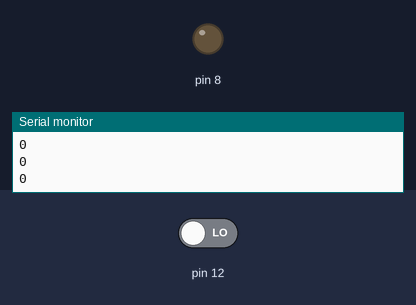
The sketch below on a simulated Arduino Uno, built with avr-gcc and run on an emulated ATmega328P. Shown: output pins drawn as LEDs (lit = HIGH), the last lines printed to the serial monitor. The test bench sets the inputs (shaded band); at power-on: pin 12 LOW.

Above: at 1.2 s.
1.3 s: pin 12 driven HIGH
At 1.7 s:
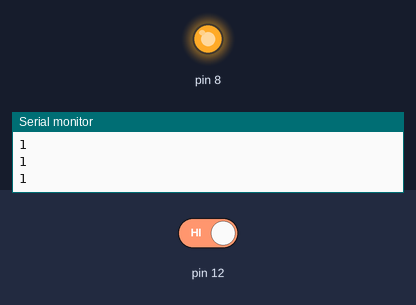
2.8 s: pin 12 driven LOW
At 4.2 s:
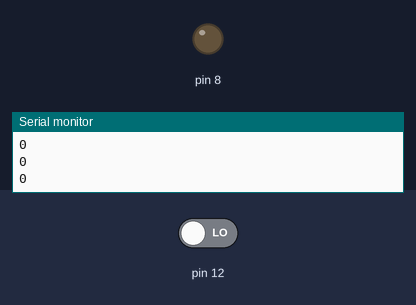
Timing chart, 0 to 5.8 s (numbered marks = the images above; inputs shaded):
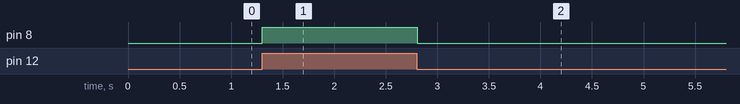

The sketch:

testCode.ino
```cpp
void setup() {
  // put your setup code here, to run once:
  pinMode(12,INPUT);
  pinMode(8,OUTPUT);
  Serial.begin(9600);

}

void loop() {

  while(1){
    Serial.println(digitalRead(12));
    delay(10);
      if(digitalRead(12)){
        digitalWrite(8,HIGH);


      }
      else{
        digitalWrite(8,LOW);
      }
  }
  // put your main code here, to run repeatedly:

}
```

Measured:
- after the input at 1.3 s, pin 8: LOW → HIGH at once
- after the input at 2.8 s, pin 8: HIGH → LOW at once
